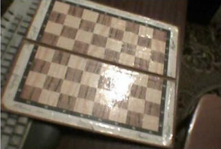
#> input picture Semester_2/ImageProcessing/data/test.png, 221 x 149 px, shrunk from 389 x 262 before the run
$ jupyter execute Lab_4.ipynb
#> lines starting #> are read from the running program, lines starting #| are printed output that depends on the picture; after the words box and inside, x2 and y2 are one past the last pixel; in counts of white or black regions, pixels touching at a corner belong together
# Task 1

[cell 1]
import numpy as np
import matplotlib.pyplot as plt
import cv2
plt.rcParams["figure.figsize"] = (15,8)

def get_brightness(R: int, G: int, B: int) -> int:
    return 0.222 * R + 0.707 * G + 0.071 * B

[cell 2]
colors = {
    0: np.array([0, 0, 0]),
    1: np.array([255, 0, 0]),
    2: np.array([0, 255, 0]),
    3: np.array([0, 0, 255]),
    4: np.array([255, 255, 255]),
    5: np.array([255, 255, 0]),
    6: np.array([255, 0, 255]),
    7: np.array([0, 255, 255]),
    8: np.array([255, 0, 128]),
    9: np.array([255, 0, 64]),
}

colors_brightness = {}
brightness = []

for key, value in colors.items():
    colors_brightness[key] = get_brightness(*value)

for key in range(1, 5):
    brightness.append(colors_brightness[key])

brightness = np.array(brightness)

[cell 3]
desk = np.array([[3, 3, 3, 3, 3, 3, 3, 3],
                 [2, 1, 4, 1, 4, 1, 4, 2],
                 [2, 4, 1, 4, 1, 4, 1, 2],
                 [2, 1, 4, 1, 4, 1, 4, 2],
                 [2, 4, 1, 4, 1, 4, 1, 2],
                 [2, 1, 4, 1, 4, 1, 4, 2],
                 [2, 4, 1, 4, 1, 4, 1, 2],
                 [3, 3, 3, 3, 3, 3, 3, 3]])

desk_colors = np.empty((desk.shape[0], desk.shape[1], 3))

for i in range(desk.shape[0]):
    for j in range(desk.shape[1]):
        desk_colors[i,j] = colors.get(desk[i,j])

[cell 4]
plt.imshow(desk_colors)
plt.show()
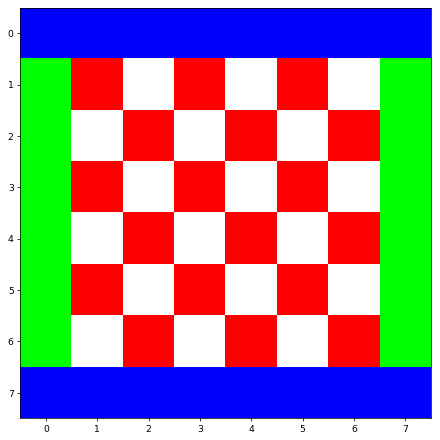
#> figure drawn by matplotlib, 1 panel

## Бинарное преобразование

[cell 5]
def binary_treshholding(image, trashholding = 1):
    Y = 0.222 * image[..., 0] + 0.707 * image[..., 1] + 0.071 * image[..., 2]
    mean = Y.mean() * trashholding
    mask = np.where(Y >= mean, 255, 0)

    return mask


plt.imshow(binary_treshholding(desk_colors), cmap='gray')
plt.show()
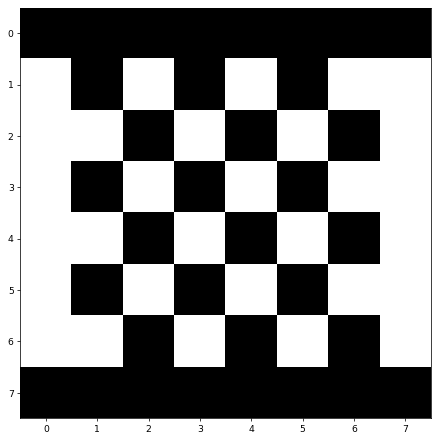
#> figure drawn by matplotlib, 1 panel

[cell 6]
import cv2

img = cv2.imread('data/test.png')
#> img is the input picture: shape (149, 221, 3); mean B, G, R 88.3, 103.6, 115
plt.imshow(binary_treshholding(img, trashholding=1.2), cmap='gray')
#> call 2 of binary_treshholding, with trashholding = 1.2
#> in binary_treshholding (call 2), `Y = 0.222 * image[..., 0] + 0.707 * image[..., 1] + 0.071 * image[...,..`:
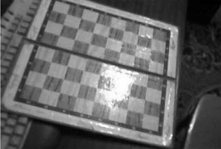
#> Y: shape (149, 221) float64; min 0, max 255, mean 101
#> in binary_treshholding (call 2), `mean = Y.mean() * trashholding`: mean = 121.2
#> in binary_treshholding (call 2), `mask = np.where(Y >= mean, 255, 0)`:
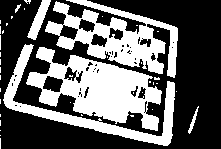
#> mask: shape (149, 221) int64; 38.9% white; 42 white regions (36 under 20 px), largest, box (x1, y1, x2, y2) and area: (26, 47, 162, 131) 5265, (45, 0, 178, 78) 4293, (3, 44, 175, 146) 2599, (27, 0, 51, 40) 368, (188, 106, 199, 134) 79, (15, 4, 21, 13) 23

## Адаптивное преобразование

[cell 7]
def adaptive_trasholding(image, kernel = (3, 3)):
#> called with image = array of shape (8, 8, 3), kernel = (3, 3)
    height, width = image.shape[:2]
    Y = 0.222 * image[..., 0] + 0.707 * image[..., 1] + 0.071 * image[..., 2]
    k_rows, k_cols = kernel
    padding_rows = ((k_rows - 1) // 2)
    padding_cols = ((k_cols - 1) // 2)
    padding_image = np.zeros([height + 2 * padding_rows, width + 2 * padding_cols])
    padding_image[padding_rows: height + padding_rows, padding_cols: width + padding_cols] = Y

    for y in range(height):
        for x in range(width):
            x_kernel = padding_cols + x
            y_kernel = padding_rows + y

            adaptive_th = padding_image[y_kernel - padding_rows: y_kernel + padding_rows + 1,
                                        x_kernel - padding_cols: x_kernel + padding_cols + 1]

            adaptive_th = adaptive_th.mean()

            if adaptive_th > Y[y, x]:
                Y[y, x] = 0
            else:
                Y[y, x] = 255

    return Y


plt.imshow(adaptive_trasholding(desk_colors), cmap='gray')

[cell 8]
img = cv2.imread('data/test.png')
plt.imshow(adaptive_trasholding(img, kernel = (15, 15)), cmap='gray')
#> call 2 of adaptive_trasholding, with kernel = (15, 15)
#> in adaptive_trasholding (call 2), `padding_image[padding_rows: height + padding_rows, padding_cols: width..`:
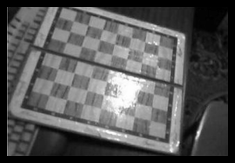
#> padding_image: shape (163, 235) float64; min 0, max 255, mean 86.8
#> after the loop in adaptive_trasholding (call 2), `for y in range(height):`:
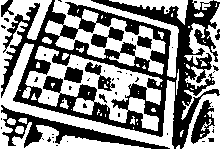
#> Y: shape (149, 221) float64; 54.5% white; 50 black regions (39 under 20 px), largest, box (x1, y1, x2, y2) and area: (1, 0, 220, 149) 11377, (1, 105, 170, 149) 1759, (191, 100, 215, 144) 494

# Task 2

[cell 9]
def mean_filter(image: np.ndarray, w: int = 1) -> np.ndarray:
#> called with image = array of shape (5, 5), w = 1
    result = image
    for i in range(w, image.shape[0] - w):
        for j in range(w, image.shape[1] - w):
            block = image[i-w:i+w+1, j-w:j+w+1]
            m = np.mean(block, dtype=np.float64)
            result[i][j] = m

    return result

matrix = np.array([[1, 2, 3, 2, 1],
                   [2, 4, 5, 4, 2],
                   [3, 7, 12, 7, 3],
                   [2, 4, 5, 4, 2],
                   [1, 2, 3, 2, 1],])

mean_filter(image=matrix, w = 1)

[cell 10]
img = cv2.imread('data/Noise_salt_and_pepper.png', 0)
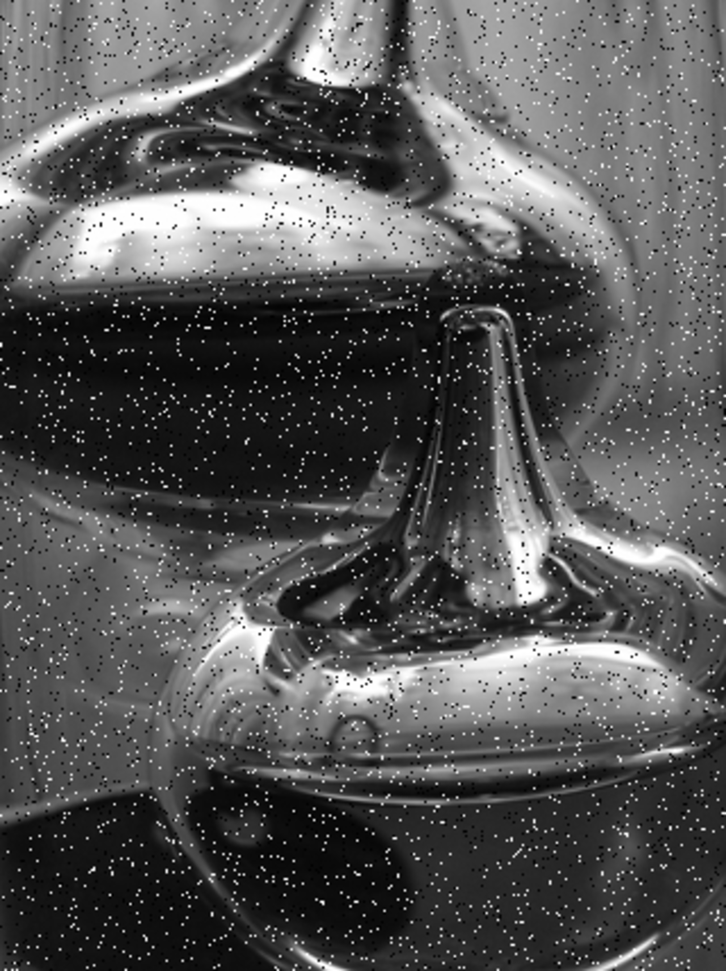
#> input picture Semester_2/ImageProcessing/data/Noise_salt_and_pepper.png, 726 x 971 px, shrunk from 1280 x 1712 before the run
#> img is the input picture: shape (971, 726); min 0, max 255, mean 86.8
plt.imshow(img, cmap='gray')

[cell 11]
img_filtered = mean_filter(img, w=7)
plt.imshow(img_filtered, cmap='gray')

[cell 12]
def median_filter(image: np.ndarray, w: int = 1) -> np.ndarray:
#> called with image = array of shape (5, 5), w = 1
    result = image
    for i in range(w, image.shape[0] - w):
        for j in range(w, image.shape[1] - w):
            block = image[i-w:i+w+1, j-w:j+w+1]
            m = np.median(block)
            result[i][j] = m

    return result

matrix = np.array([[123, 125, 126, 130, 149],
                   [122, 124, 126, 127, 135],
                   [118, 120, 150, 125, 134],
                   [119, 115, 119, 123, 133],
                   [111, 116, 119, 120, 130],])

median_filter(image=matrix, w=1)

[cell 13]
img = cv2.imread('data/Noise_salt_and_pepper.png', 0)
img_filtered = median_filter(img, w=7)
plt.imshow(img_filtered, cmap='gray')

# Task 3

[cell 14]
def rotation(img, angle):
    angle = angle * np.pi / 180

    first_matrix = np.array([
        [1, -np.tan(angle)/2],
        [0, 1]
    ])
    second_matrix = np.array([
        [1, 0],
        [np.sin(angle), 1]
    ])

    height, width = img.shape[0], img.shape[1]
    result = np.zeros([height + 1, width + 1])
    for i in range(height):
        for j in range(width):
            coord = np.dot(first_matrix, np.array([j, i]))
            coord = np.dot(second_matrix, coord)
            coord = np.dot(first_matrix, coord)

            if (coord[0] > 0 and int(coord[0]) < width and
                coord[1] > 0 and int(coord[1]) < height):
                result[i, j] = img[int(coord[1]), int(coord[0])]

    return result

[cell 15]
img = cv2.imread('data/rabbit.jpg', 0)
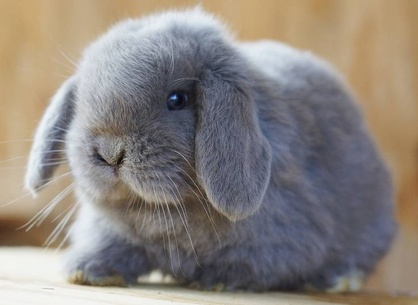
#> input picture Semester_2/ImageProcessing/data/rabbit.jpg, 418 x 305 px, shrunk from 736 x 537 before the run
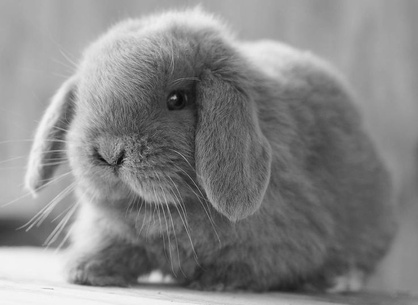
#> img: shape (305, 418); min 9, max 250, mean 134.3
plt.imshow(img, cmap='gray')

[cell 16]
plt.imshow(rotation(img, 15), cmap='gray')
#> after the loop in rotation, `for i in range(height):`:
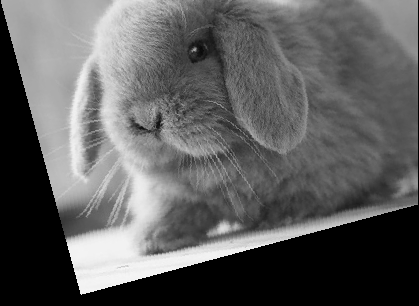
#> result: shape (306, 419) float64; min 0, max 250, mean 95.3
